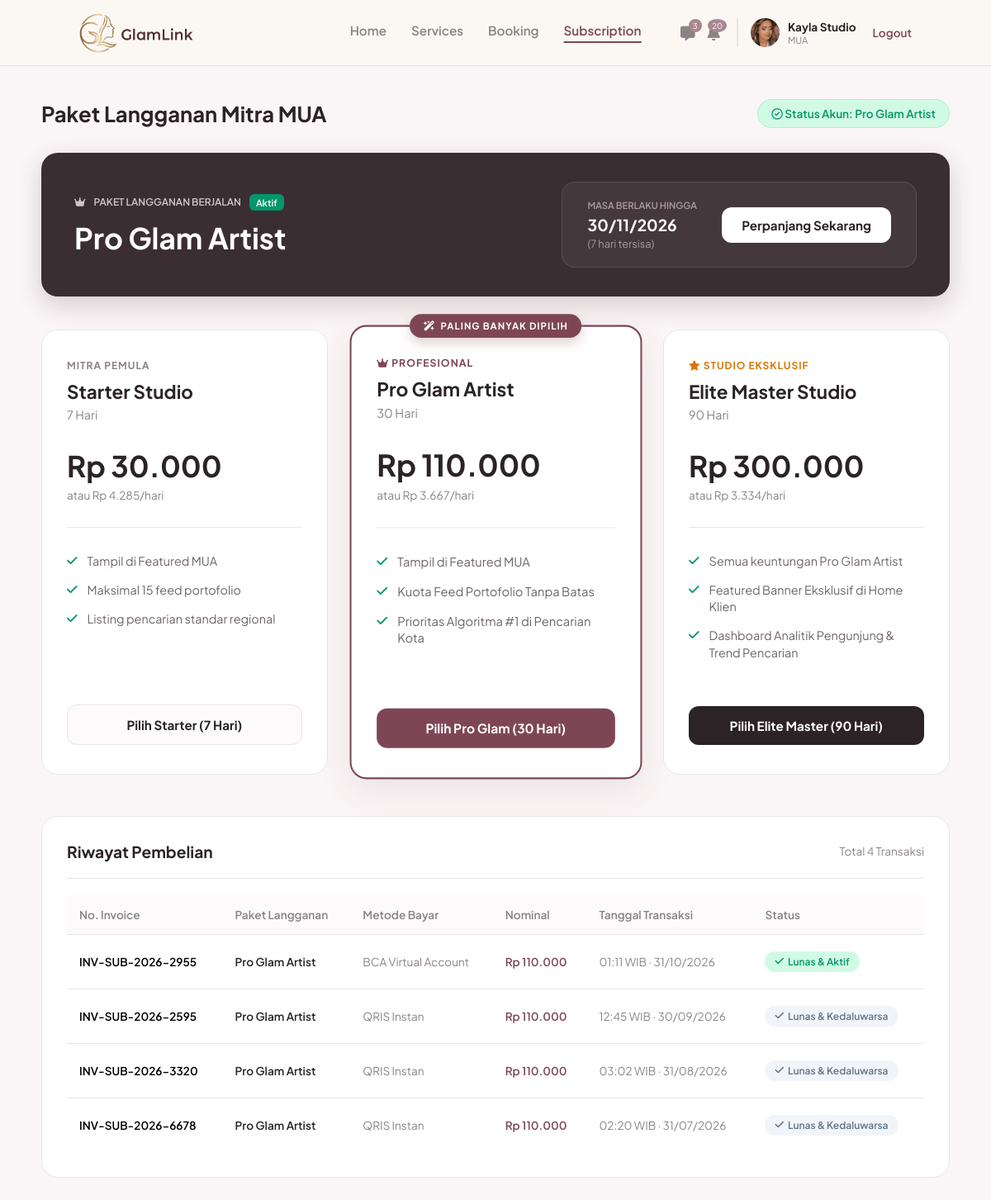
Page /mua/subscription.php (signed in) on the committed database.
### tables this page shows
CREATE TABLE `users` (
  `id_user` int(11) NOT NULL,
  `nama` varchar(100) NOT NULL,
  `email` varchar(100) NOT NULL,
  `nomor_telepon` varchar(20) DEFAULT NULL,
  `nama_brand` varchar(150) DEFAULT NULL,
  `bio` text DEFAULT NULL,
  `lokasi` varchar(150) DEFAULT NULL,
  `foto_profil` varchar(255) DEFAULT NULL,
  `password` varchar(255) NOT NULL,
  `role` enum('mua','pelanggan','admin') NOT NULL,
  `dibuat_pada` timestamp NOT NULL DEFAULT current_timestamp(),
  `status_verifikasi` enum('pending','approved','rejected') NOT NULL DEFAULT 'approved',
  `alasan_tolak` varchar(255) DEFAULT NULL
);

CREATE TABLE `mua_subscriptions` (
  `id_transaksi` int(11) NOT NULL,
  `no_invoice` varchar(50) NOT NULL,
  `id_mua` int(11) NOT NULL,
  `id_paket` int(11) NOT NULL,
  `metode_bayar` varchar(50) NOT NULL,
  `nominal_bayar` int(11) NOT NULL,
  `tanggal_transaksi` timestamp NOT NULL DEFAULT current_timestamp(),
  `tanggal_berakhir` date NOT NULL,
  `status` enum('aktif','kedaluwarsa','menunggu') NOT NULL DEFAULT 'aktif'
);

CREATE TABLE `subscription_packages` (
  `id_paket` int(11) NOT NULL,
  `nama_paket` varchar(100) NOT NULL,
  `durasi_hari` int(11) NOT NULL,
  `harga` int(11) NOT NULL
);

### mua/subscription.php (the view, shortened to what the rows shown need)
<?php
require_once '../includes/auth_mua.php';
$q_aktif = mysqli_query($koneksi, "
    SELECT ms.*, sp.nama_paket
    FROM mua_subscriptions ms
    JOIN subscription_packages sp ON ms.id_paket = sp.id_paket
    WHERE ms.id_mua = '$id_mua' AND ms.status = 'aktif' AND ms.tanggal_berakhir >= CURDATE()
    ORDER BY ms.tanggal_berakhir DESC LIMIT 1
");
$sub_aktif = mysqli_fetch_assoc($q_aktif);
$status_akun = "Reguler (Gratis)";
$paket_berjalan = null;
$sisa_hari = 0;
$tgl_berakhir = "-";
if ($sub_aktif) {
    $status_akun = $sub_aktif['nama_paket'];
    $paket_berjalan = $sub_aktif['nama_paket'];
    $tgl_berakhir = date('d/m/Y', strtotime($sub_aktif['tanggal_berakhir']));
    $date1 = new DateTime(date('Y-m-d'));
    $date2 = new DateTime($sub_aktif['tanggal_berakhir']);
    $sisa_hari = $date1->diff($date2)->days;
}
$q_riwayat = mysqli_query($koneksi, "
    SELECT ms.*, sp.nama_paket
    FROM mua_subscriptions ms
    JOIN subscription_packages sp ON ms.id_paket = sp.id_paket
    WHERE ms.id_mua = '$id_mua'
    ORDER BY ms.tanggal_transaksi DESC
");
$riwayat = [];
if($q_riwayat) {
    while ($row = mysqli_fetch_assoc($q_riwayat)) {
        $riwayat[] = $row;
    }
}
?>
<!DOCTYPE html>
<html lang="id">
<head>
    <link rel="stylesheet" href="https://cdnjs.cloudflare.com/ajax/libs/font-awesome/6.4.0/css/all.min.css">
    <link rel="stylesheet" href="../assets/css/navbar.css">
    <link rel="stylesheet" href="../assets/css/mua_subscription.css">
    <link rel="stylesheet" href="../assets/css/mua_ui.css">
</head>
<body>
    <?php include '../navbar.php'; ?>
    <main class="sub-main">
        <div class="page-header">
            <h2>Paket Langganan Mitra MUA</h2>
            <div class="status-badge-top"><i class="fa-regular fa-circle-check"></i> Status Akun: <?php echo $status_akun; ?></div>
        </div>
        <?php if ($paket_berjalan): ?>
        <div class="active-sub-banner">
            <div class="asb-left">
                <div class="asb-label"><i class="fa-solid fa-crown"></i> PAKET LANGGANAN BERJALAN <span class="badge-aktif">Aktif</span></div>
                <h3><?php echo $paket_berjalan; ?></h3>
            </div>
            <div class="asb-right">
                <div class="asb-expiry">
                    <span class="exp-label">MASA BERLAKU HINGGA</span>
                    <span class="exp-date"><?php echo $tgl_berakhir; ?></span>
                    <span class="exp-days">(<?php echo $sisa_hari; ?> hari tersisa)</span>
                </div>
                <a href="subscription_pay.php" class="btn-perpanjang">Perpanjang Sekarang</a>
            </div>
        </div>
        <?php endif; ?>
        <div class="pricing-grid">
            <div class="pricing-card">
                <div class="pc-price">
                    <h2>Rp 30.000</h2>
                </div>
            </div>
            <div class="pricing-card popular">
                <div class="pc-price text-maroon">
                    <h2>Rp 110.000</h2>
                </div>
            </div>
            <div class="pricing-card">
                <div class="pc-price">
                    <h2>Rp 300.000</h2>
                </div>
            </div>
        </div>
        <div class="history-section">
            <?php if(count($riwayat) > 0): ?>
            <div class="table-responsive">
                <table class="history-table">
                    <thead>
                        <tr>
                            <th>No. Invoice</th>
                            <th>Paket Langganan</th>
                            <th>Metode Bayar</th>
                            <th>Nominal</th>
                            <th>Tanggal Transaksi</th>
                            <th>Status</th>
                        </tr>
                    </thead>
                    <tbody>
                        <?php foreach($riwayat as $r): ?>
                        <tr>
                            <td style="font-weight:600; font-size:0.85rem;"><?php echo htmlspecialchars($r['no_invoice']); ?></td>
                            <td style="font-weight:600; color:#2b2326; font-size:0.85rem;"><?php echo htmlspecialchars($r['nama_paket']); ?></td>
                            <td style="color:#8c8286; font-size:0.85rem;"><?php echo htmlspecialchars($r['metode_bayar']); ?></td>
                            <td style="color:#7E4655; font-weight:600; font-size:0.85rem;">Rp <?php echo number_format($r['nominal_bayar'], 0, ',', '.'); ?></td>
                            <td style="color:#8c8286; font-size:0.85rem;"><?php echo date('H:i \W\I\B \· d/m/Y', strtotime($r['tanggal_transaksi'])); ?></td>
                            <td>
                                <?php if($r['status'] == 'aktif'): ?>
                                    <span class="badge-status aktif"><i class="fa-solid fa-check"></i> Lunas & Aktif</span>
                                <?php else: ?>
                                    <span class="badge-status exp"><i class="fa-solid fa-check"></i> Lunas & Kedaluwarsa</span>
                                <?php endif; ?>
                            </td>
                        </tr>
                        <?php endforeach; ?>
                    </tbody>
                </table>
            </div>
            <?php else: ?>
                <div style="padding: 30px; text-align: center; color: #8c8286;">Belum ada riwayat transaksi.</div>
            <?php endif; ?>
        </div>
    </main>
</body>
</html>

### navbar.php (shortened to what the rows shown need)
<?php
$path_prefix = in_array(basename(dirname($_SERVER['PHP_SELF'])), ['mua', 'klien']) ? '../' : '';
$nav_logged_in = isset($_SESSION['status_login']) && $_SESSION['status_login'] == true;
$nav_role = isset($_SESSION['role']) ? $_SESSION['role'] : '';
if ($nav_logged_in && in_array($nav_role, ['mua', 'pelanggan']) && isset($koneksi)) {
    $id_mua_nav = $_SESSION['id_user'];
    $nav_query = mysqli_query($koneksi, "SELECT nama, nama_brand, foto_profil, status_verifikasi FROM users WHERE id_user = '$id_mua_nav'");
    $nav_profil = mysqli_fetch_assoc($nav_query);
}
?>
<header class="navbar">
    <?php if (!$nav_logged_in): ?>
        <div class="nav-links">
            <a href="<?php echo $path_prefix; ?>login.php" class="btn-text">Masuk</a>
            <a href="<?php echo $path_prefix; ?>login.php" class="btn-outline nav-mua">Masuk Sebagai MUA</a>
            <a href="<?php echo $path_prefix; ?>register.php" class="btn-filled">Daftar</a>
        </div>
    <?php elseif ($nav_role == 'mua'): ?>
        <?php if (($nav_profil['status_verifikasi'] ?? 'approved') === 'approved'): ?>
        <div class="nav-menu-mua">
            <a href="<?php echo $path_prefix; ?>mua/index.php">Home</a>
            <a href="<?php echo $path_prefix; ?>mua/services.php">Services</a>
            <a href="<?php echo $path_prefix; ?>mua/booking.php">Booking</a>
            <a href="<?php echo $path_prefix; ?>mua/subscription.php">Subscription</a>
        </div>
        <?php endif; ?>
        <div class="nav-profile-mua">
            <div class="nav-icons">
                <?php
                require_once __DIR__ . '/includes/chat.php';
                $nav_chat_baru = (($koneksi ?? null) instanceof mysqli) ? chat_belum_dibaca($koneksi, (int)$_SESSION['id_user']) : 0;
                ?>
                <a href="<?php echo $path_prefix; ?>mua/chat.php" class="icon-btn" title="Chat">
                    <i class="fa-solid fa-message"></i>
                    <span class="badge" id="navChatBadge" <?php echo $nav_chat_baru ? '' : 'hidden'; ?>><?php echo $nav_chat_baru > 99 ? '99+' : $nav_chat_baru; ?></span>
                </a>
                <?php
                require_once __DIR__ . '/includes/mua_notifikasi.php';
                $nav_notif_baru = isset($koneksi) ? mua_notif_jumlah_baru($koneksi, (int)$_SESSION['id_user']) : 0;
                ?>
                <a href="<?php echo $path_prefix; ?>mua/notifikasi.php" class="icon-btn" title="Notifikasi">
                    <i class="fa-solid fa-bell"></i>
                    <span class="badge" id="navNotifBadge" <?php echo $nav_notif_baru ? '' : 'hidden'; ?>><?php echo $nav_notif_baru > 99 ? '99+' : $nav_notif_baru; ?></span>
                </a>
            </div>
            <a href="<?php echo $path_prefix; ?>mua/profil.php" style="text-decoration:none;color:inherit;" title="Lihat & edit profil">
            <div class="profile-info">
                <?php if(!empty($nav_profil['foto_profil'])): ?>
                    <img src="<?php echo $path_prefix; ?>assets/img/<?php echo htmlspecialchars($nav_profil['foto_profil']); ?>" alt="Profile">
                <?php else: ?>
                    <div style="width:35px;height:35px;background:#e0d8da;border-radius:50%;display:flex;align-items:center;justify-content:center;color:#fff;font-size:0.8rem;"><i class="fa-solid fa-user"></i></div>
                <?php endif; ?>
                <div class="profile-text">
                    <span class="brand-name"><?php echo htmlspecialchars($nav_profil['nama_brand'] ?? 'Nama Brand'); ?></span>
                    <span class="role-text"><?php echo ($nav_profil['status_verifikasi'] ?? 'approved') === 'approved' ? 'MUA' : 'Belum terverifikasi'; ?></span>
                </div>
            </div>
            </a>
            <a href="<?php echo $path_prefix; ?>logout.php" class="logout-link">Logout</a>
        </div>
    <?php endif; ?>
</header>

### rows in the picture
users: foto_profil (picture), nama_brand "Kayla Studio"
mua_subscriptions: id_paket.nama_paket "Pro Glam Artist", tanggal_berakhir "30/11/2026", tanggal_berakhir "7", no_invoice "INV-SUB-2026-2955", metode_bayar "BCA Virtual Account", nominal_bayar "110.000", tanggal_transaksi "01:11 WIB · 31/10/2026", status "aktif" (drawn)
mua_subscriptions: no_invoice "INV-SUB-2026-2595", id_paket.nama_paket "Pro Glam Artist", metode_bayar "QRIS Instan", nominal_bayar "110.000", tanggal_transaksi "12:45 WIB · 30/09/2026", status "kedaluwarsa" (drawn)
mua_subscriptions: no_invoice "INV-SUB-2026-3320", id_paket.nama_paket "Pro Glam Artist", metode_bayar "QRIS Instan", nominal_bayar "110.000", tanggal_transaksi "03:02 WIB · 31/08/2026", status "kedaluwarsa" (drawn)
mua_subscriptions: no_invoice "INV-SUB-2026-6678", id_paket.nama_paket "Pro Glam Artist", metode_bayar "QRIS Instan", nominal_bayar "110.000", tanggal_transaksi "02:20 WIB · 31/07/2026", status "kedaluwarsa" (drawn)

### other values in the picture
$nav_chat_baru "3"
$nav_notif_baru "20"
count($riwayat) "4"
